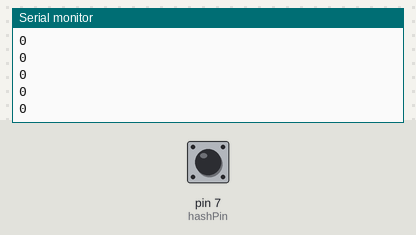
Bench run of a sketch on a simulated Arduino Uno, built with avr-gcc and run on an emulated ATmega328P. On the bench: the last lines printed to the serial monitor. The inputs (shaded band) are chosen by the test bench; at power-on: pin 7 (hashPin) LOW.

Above: at 1.2 s.
1.3 s: pin 7 (hashPin) driven HIGH
At 1.76 s:
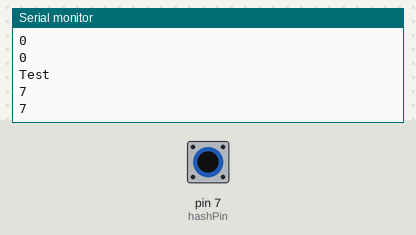
2.9 s: pin 7 (hashPin) pulsed LOW 2 times (0.12 s each, 0.3 s apart)
At 3.66 s:
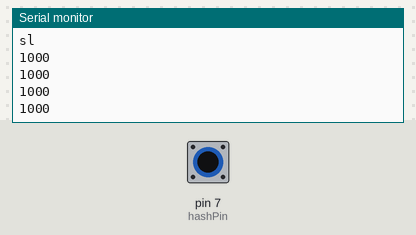
Timing chart, 0 to 5.9 s (numbered marks = the images above; inputs shaded):
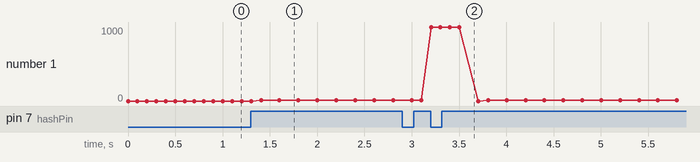

Measured:
- after the input at 1.3 s, the serial monitor: prints a new line after 0.10 s (image 1)
- after the input at 2.9 s, the serial monitor: prints a new line after 0.30 s (image 2)
- plotted number 1: 0 → 7 after the input at 1.3 s

The sketch:

HashTag.ino
```cpp
int hashPin = 7;
int delayTime = 20;

void setup()
{
  Serial.begin(9600);
  pinMode(hashPin, INPUT);
}

void loop()
{
  int hashIn = digitalRead(hashPin);
  int x;
  Serial.println(x);
  delay(100);
  if(hashIn == 1){
    Serial.println("Test");
    int t = 40;
    while(t > 0) {
      hashIn = digitalRead(hashPin);
      Serial.println(hashPin);
      delay(100);
      if(hashIn == 0){
        int t2 = 40;
        while (t2 > 0){
          hashIn = digitalRead(hashPin);
          Serial.println(hashPin);
          delay(100);
          if(hashIn ==1){
            Serial.println("sl");
            sampleAudio();
            t2 = 0;
            t = 0;
          }
          t2--;
        }

      }
      t--;
      delay(100);
    }

   /* do
    {
      delay(100);          // wait for sensors to stabilize
      x = digitalRead(hashPin);  // check the sensors
      Serial.println(2);
    } while (x == 1);
    int count = 0;
    int inp;
    do
    {
      count++;
      inp = digitalRead(hashPin);
      Serial.println(count);
      delay(100);
      Serial.println(inp);
      delay(100);
    }while(count < delayTime && inp != 1);
    if(inp == 1){
      sampleAudio();
    }*/
  }
}

void sampleAudio()
{
  for(int i = 1; i < 5; i++){
    Serial.println("1000");
    delay(100);
  }
}
```
